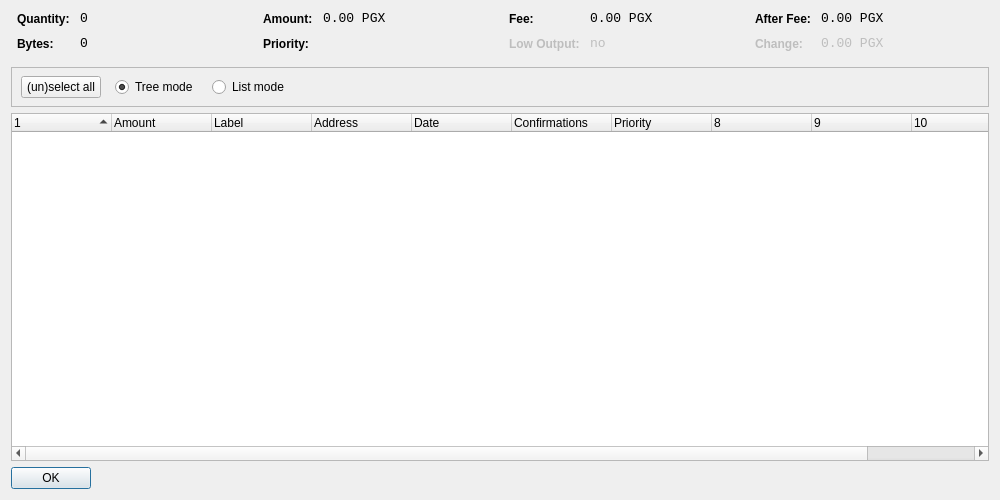
<?xml version="1.0" encoding="UTF-8"?>
<ui version="4.0">
 <class>CoinControlDialog</class>
 <widget class="QDialog" name="CoinControlDialog">
  <property name="geometry">
   <rect>
    <x>0</x>
    <y>0</y>
    <width>1000</width>
    <height>500</height>
   </rect>
  </property>
  <property name="windowTitle">
   <string>Coin Control</string>
  </property>
  <layout class="QVBoxLayout" name="verticalLayout">
   <item>
    <layout class="QHBoxLayout" name="horizontalLayoutTop" stretch="0,0,0,0">
     <property name="topMargin">
      <number>0</number>
     </property>
     <property name="bottomMargin">
      <number>10</number>
     </property>
     <item>
      <layout class="QFormLayout" name="formLayoutCoinControl1">
       <property name="horizontalSpacing">
        <number>10</number>
       </property>
       <property name="verticalSpacing">
        <number>10</number>
       </property>
       <property name="leftMargin">
        <number>6</number>
       </property>
       <property name="rightMargin">
        <number>6</number>
       </property>
       <item row="0" column="0">
        <widget class="QLabel" name="labelCoinControlQuantityText">
         <property name="styleSheet">
          <string notr="true">font-weight:bold;</string>
         </property>
         <property name="text">
          <string>Quantity:</string>
         </property>
        </widget>
       </item>
       <item row="0" column="1">
        <widget class="QLabel" name="labelCoinControlQuantity">
         <property name="font">
          <font>
           <family>Monospace</family>
           <pointsize>10</pointsize>
          </font>
         </property>
         <property name="cursor">
          <cursorShape>IBeamCursor</cursorShape>
         </property>
         <property name="contextMenuPolicy">
          <enum>Qt::ActionsContextMenu</enum>
         </property>
         <property name="text">
          <string notr="true">0</string>
         </property>
         <property name="textInteractionFlags">
          <set>Qt::LinksAccessibleByMouse|Qt::TextSelectableByKeyboard|Qt::TextSelectableByMouse</set>
         </property>
        </widget>
       </item>
       <item row="1" column="0">
        <widget class="QLabel" name="labelCoinControlBytesText">
         <property name="styleSheet">
          <string notr="true">font-weight:bold;</string>
         </property>
         <property name="text">
          <string>Bytes:</string>
         </property>
        </widget>
       </item>
       <item row="1" column="1">
        <widget class="QLabel" name="labelCoinControlBytes">
         <property name="font">
          <font>
           <family>Monospace</family>
           <pointsize>10</pointsize>
          </font>
         </property>
         <property name="cursor">
          <cursorShape>IBeamCursor</cursorShape>
         </property>
         <property name="contextMenuPolicy">
          <enum>Qt::ActionsContextMenu</enum>
         </property>
         <property name="text">
          <string notr="true">0</string>
         </property>
         <property name="textInteractionFlags">
          <set>Qt::LinksAccessibleByMouse|Qt::TextSelectableByKeyboard|Qt::TextSelectableByMouse</set>
         </property>
        </widget>
       </item>
      </layout>
     </item>
     <item>
      <layout class="QFormLayout" name="formLayoutCoinControl2">
       <property name="horizontalSpacing">
        <number>10</number>
       </property>
       <property name="verticalSpacing">
        <number>10</number>
       </property>
       <property name="leftMargin">
        <number>6</number>
       </property>
       <property name="rightMargin">
        <number>6</number>
       </property>
       <item row="0" column="0">
        <widget class="QLabel" name="labelCoinControlAmountText">
         <property name="styleSheet">
          <string notr="true">font-weight:bold;</string>
         </property>
         <property name="text">
          <string>Amount:</string>
         </property>
        </widget>
       </item>
       <item row="0" column="1">
        <widget class="QLabel" name="labelCoinControlAmount">
         <property name="font">
          <font>
           <family>Monospace</family>
           <pointsize>10</pointsize>
          </font>
         </property>
         <property name="cursor">
          <cursorShape>IBeamCursor</cursorShape>
         </property>
         <property name="contextMenuPolicy">
          <enum>Qt::ActionsContextMenu</enum>
         </property>
         <property name="text">
          <string notr="true">0.00 PGX</string>
         </property>
         <property name="textInteractionFlags">
          <set>Qt::LinksAccessibleByMouse|Qt::TextSelectableByKeyboard|Qt::TextSelectableByMouse</set>
         </property>
        </widget>
       </item>
       <item row="1" column="0">
        <widget class="QLabel" name="labelCoinControlPriorityText">
         <property name="styleSheet">
          <string notr="true">font-weight:bold;</string>
         </property>
         <property name="text">
          <string>Priority:</string>
         </property>
        </widget>
       </item>
       <item row="1" column="1">
        <widget class="QLabel" name="labelCoinControlPriority">
         <property name="font">
          <font>
           <family>Monospace</family>
           <pointsize>10</pointsize>
          </font>
         </property>
         <property name="cursor">
          <cursorShape>IBeamCursor</cursorShape>
         </property>
         <property name="contextMenuPolicy">
          <enum>Qt::ActionsContextMenu</enum>
         </property>
         <property name="text">
          <string/>
         </property>
         <property name="textInteractionFlags">
          <set>Qt::LinksAccessibleByMouse|Qt::TextSelectableByKeyboard|Qt::TextSelectableByMouse</set>
         </property>
        </widget>
       </item>
      </layout>
     </item>
     <item>
      <layout class="QFormLayout" name="formLayoutCoinControl3">
       <property name="horizontalSpacing">
        <number>10</number>
       </property>
       <property name="verticalSpacing">
        <number>10</number>
       </property>
       <property name="leftMargin">
        <number>6</number>
       </property>
       <property name="rightMargin">
        <number>6</number>
       </property>
       <item row="0" column="0">
        <widget class="QLabel" name="labelCoinControlFeeText">
         <property name="styleSheet">
          <string notr="true">font-weight:bold;</string>
         </property>
         <property name="text">
          <string>Fee:</string>
         </property>
        </widget>
       </item>
       <item row="0" column="1">
        <widget class="QLabel" name="labelCoinControlFee">
         <property name="font">
          <font>
           <family>Monospace</family>
           <pointsize>10</pointsize>
          </font>
         </property>
         <property name="cursor">
          <cursorShape>IBeamCursor</cursorShape>
         </property>
         <property name="contextMenuPolicy">
          <enum>Qt::ActionsContextMenu</enum>
         </property>
         <property name="text">
          <string notr="true">0.00 PGX</string>
         </property>
         <property name="textInteractionFlags">
          <set>Qt::LinksAccessibleByMouse|Qt::TextSelectableByKeyboard|Qt::TextSelectableByMouse</set>
         </property>
        </widget>
       </item>
       <item row="1" column="0">
        <widget class="QLabel" name="labelCoinControlLowOutputText">
         <property name="enabled">
          <bool>false</bool>
         </property>
         <property name="styleSheet">
          <string notr="true">font-weight:bold;</string>
         </property>
         <property name="text">
          <string>Low Output:</string>
         </property>
        </widget>
       </item>
       <item row="1" column="1">
        <widget class="QLabel" name="labelCoinControlLowOutput">
         <property name="enabled">
          <bool>false</bool>
         </property>
         <property name="font">
          <font>
           <family>Monospace</family>
           <pointsize>10</pointsize>
          </font>
         </property>
         <property name="cursor">
          <cursorShape>IBeamCursor</cursorShape>
         </property>
         <property name="contextMenuPolicy">
          <enum>Qt::ActionsContextMenu</enum>
         </property>
         <property name="text">
          <string notr="true">no</string>
         </property>
         <property name="textInteractionFlags">
          <set>Qt::LinksAccessibleByMouse|Qt::TextSelectableByKeyboard|Qt::TextSelectableByMouse</set>
         </property>
        </widget>
       </item>
      </layout>
     </item>
     <item>
      <layout class="QFormLayout" name="formLayoutCoinControl4">
       <property name="horizontalSpacing">
        <number>10</number>
       </property>
       <property name="verticalSpacing">
        <number>10</number>
       </property>
       <property name="leftMargin">
        <number>6</number>
       </property>
       <property name="rightMargin">
        <number>6</number>
       </property>
       <item row="0" column="0">
        <widget class="QLabel" name="labelCoinControlAfterFeeText">
         <property name="styleSheet">
          <string notr="true">font-weight:bold;</string>
         </property>
         <property name="text">
          <string>After Fee:</string>
         </property>
        </widget>
       </item>
       <item row="0" column="1">
        <widget class="QLabel" name="labelCoinControlAfterFee">
         <property name="font">
          <font>
           <family>Monospace</family>
           <pointsize>10</pointsize>
          </font>
         </property>
         <property name="cursor">
          <cursorShape>IBeamCursor</cursorShape>
         </property>
         <property name="contextMenuPolicy">
          <enum>Qt::ActionsContextMenu</enum>
         </property>
         <property name="text">
          <string notr="true">0.00 PGX</string>
         </property>
         <property name="textInteractionFlags">
          <set>Qt::LinksAccessibleByMouse|Qt::TextSelectableByKeyboard|Qt::TextSelectableByMouse</set>
         </property>
        </widget>
       </item>
       <item row="1" column="0">
        <widget class="QLabel" name="labelCoinControlChangeText">
         <property name="enabled">
          <bool>false</bool>
         </property>
         <property name="styleSheet">
          <string notr="true">font-weight:bold;</string>
         </property>
         <property name="text">
          <string>Change:</string>
         </property>
        </widget>
       </item>
       <item row="1" column="1">
        <widget class="QLabel" name="labelCoinControlChange">
         <property name="enabled">
          <bool>false</bool>
         </property>
         <property name="font">
          <font>
           <family>Monospace</family>
           <pointsize>10</pointsize>
          </font>
         </property>
         <property name="cursor">
          <cursorShape>IBeamCursor</cursorShape>
         </property>
         <property name="contextMenuPolicy">
          <enum>Qt::ActionsContextMenu</enum>
         </property>
         <property name="text">
          <string notr="true">0.00 PGX</string>
         </property>
         <property name="textInteractionFlags">
          <set>Qt::LinksAccessibleByMouse|Qt::TextSelectableByKeyboard|Qt::TextSelectableByMouse</set>
         </property>
        </widget>
       </item>
      </layout>
     </item>
    </layout>
   </item>
   <item>
    <widget class="QFrame" name="frame">
     <property name="minimumSize">
      <size>
       <width>0</width>
       <height>40</height>
      </size>
     </property>
     <property name="frameShape">
      <enum>QFrame::StyledPanel</enum>
     </property>
     <property name="frameShadow">
      <enum>QFrame::Sunken</enum>
     </property>
     <widget class="QWidget" name="horizontalLayoutWidget">
      <property name="geometry">
       <rect>
        <x>10</x>
        <y>0</y>
        <width>781</width>
        <height>41</height>
       </rect>
      </property>
      <layout class="QHBoxLayout" name="horizontalLayoutPanel" stretch="0,0,0,0,0">
       <property name="spacing">
        <number>14</number>
       </property>
       <item>
        <widget class="QPushButton" name="pushButtonSelectAll">
         <property name="sizePolicy">
          <sizepolicy hsizetype="Maximum" vsizetype="Fixed">
           <horstretch>0</horstretch>
           <verstretch>0</verstretch>
          </sizepolicy>
         </property>
         <property name="text">
          <string>(un)select all</string>
         </property>
        </widget>
       </item>
       <item>
        <widget class="QRadioButton" name="radioTreeMode">
         <property name="sizePolicy">
          <sizepolicy hsizetype="Maximum" vsizetype="Fixed">
           <horstretch>0</horstretch>
           <verstretch>0</verstretch>
          </sizepolicy>
         </property>
         <property name="text">
          <string>Tree mode</string>
         </property>
         <property name="checked">
          <bool>true</bool>
         </property>
        </widget>
       </item>
       <item>
        <widget class="QRadioButton" name="radioListMode">
         <property name="sizePolicy">
          <sizepolicy hsizetype="Maximum" vsizetype="Fixed">
           <horstretch>0</horstretch>
           <verstretch>0</verstretch>
          </sizepolicy>
         </property>
         <property name="text">
          <string>List mode</string>
         </property>
        </widget>
       </item>
       <item>
        <spacer name="horizontalSpacer">
         <property name="orientation">
          <enum>Qt::Horizontal</enum>
         </property>
         <property name="sizeHint" stdset="0">
          <size>
           <width>40</width>
           <height>20</height>
          </size>
         </property>
        </spacer>
       </item>
      </layout>
     </widget>
    </widget>
   </item>
   <item>
    <widget class="CoinControlTreeWidget" name="treeWidget">
     <property name="contextMenuPolicy">
      <enum>Qt::CustomContextMenu</enum>
     </property>
     <property name="sortingEnabled">
      <bool>false</bool>
     </property>
     <property name="columnCount">
      <number>11</number>
     </property>
     <attribute name="headerShowSortIndicator" stdset="0">
      <bool>true</bool>
     </attribute>
     <attribute name="headerStretchLastSection">
      <bool>false</bool>
     </attribute>
     <column>
      <property name="text">
       <string/>
      </property>
     </column>
     <column>
      <property name="text">
       <string>Amount</string>
      </property>
     </column>
     <column>
      <property name="text">
       <string>Label</string>
      </property>
     </column>
     <column>
      <property name="text">
       <string>Address</string>
      </property>
     </column>
     <column>
      <property name="text">
       <string>Date</string>
      </property>
     </column>
     <column>
      <property name="text">
       <string>Confirmations</string>
      </property>
      <property name="toolTip">
       <string>Confirmed</string>
      </property>
     </column>
     <column>
      <property name="text">
       <string>Priority</string>
      </property>
     </column>
     <column>
      <property name="text">
       <string/>
      </property>
     </column>
     <column>
      <property name="text">
       <string/>
      </property>
     </column>
     <column>
      <property name="text">
       <string/>
      </property>
     </column>
     <column>
      <property name="text">
       <string/>
      </property>
     </column>
    </widget>
   </item>
   <item>
    <widget class="QDialogButtonBox" name="buttonBox">
     <property name="sizePolicy">
      <sizepolicy hsizetype="Maximum" vsizetype="Fixed">
       <horstretch>0</horstretch>
       <verstretch>0</verstretch>
      </sizepolicy>
     </property>
     <property name="orientation">
      <enum>Qt::Horizontal</enum>
     </property>
     <property name="standardButtons">
      <set>QDialogButtonBox::Ok</set>
     </property>
    </widget>
   </item>
  </layout>
 </widget>
 <customwidgets>
  <customwidget>
   <class>CoinControlTreeWidget</class>
   <extends>QTreeWidget</extends>
   <header>coincontroltreewidget.h</header>
  </customwidget>
 </customwidgets>
 <resources/>
 <connections/>
</ui>
